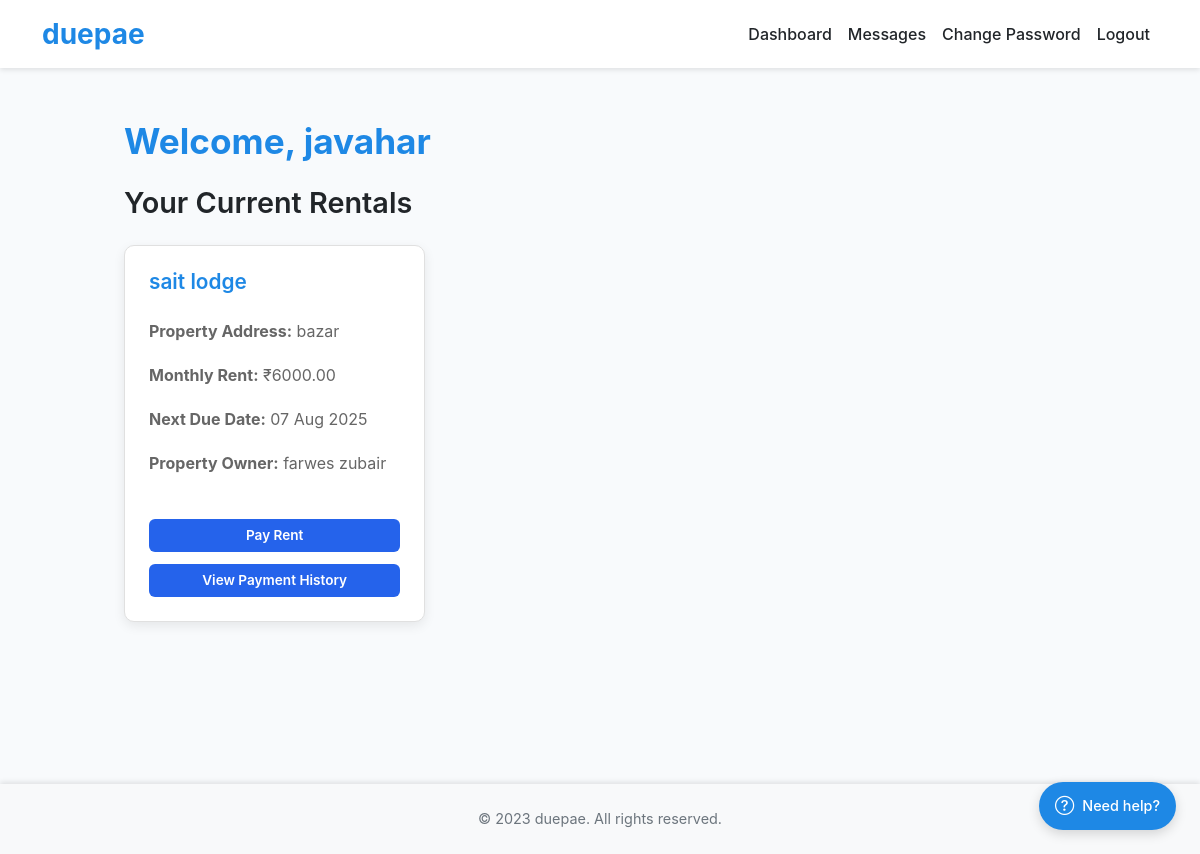
/tenant/dashboard (signed in), run on the app's committed database.
### app.py (models this page shows, shortened)
class User(db.Model):
    id = db.Column(db.Integer, primary_key=True)
    role = db.Column(db.String(20), nullable=False)
    username = db.Column(db.String(80), unique=True, nullable=False)
    full_name = db.Column(db.String(120), nullable=False)
    phone = db.Column(db.String(20), unique=True, nullable=False)
    upi_id = db.Column(db.String(120), nullable=True)
    password_hash = db.Column(db.String(255), nullable=False)
    is_active = db.Column(db.Boolean, default=True)
    subscription_end = db.Column(db.Date, nullable=True)
    whatsapp_enabled = db.Column(db.Boolean, default=True)
    owned_properties = relationship("Property", back_populates="owner")
    tenancies_as_tenant = relationship("Tenancy", foreign_keys="Tenancy.tenant_id", back_populates="tenant")
    tenancies_as_owner = relationship("Tenancy", foreign_keys="Tenancy.owner_id", back_populates="owner_user")
    sent_messages = relationship("Message", foreign_keys="Message.sender_id", back_populates="sender")
    received_messages = relationship("Message", foreign_keys="Message.receiver_id", back_populates="receiver")

class Tenancy(db.Model):
    id = db.Column(db.Integer, primary_key=True)
    owner_id = db.Column(db.Integer, db.ForeignKey('user.id'), nullable=False)
    tenant_id = db.Column(db.Integer, db.ForeignKey('user.id'), nullable=False)
    property_id = db.Column(db.Integer, db.ForeignKey('property.id'), nullable=False)
    rent_amount = db.Column(db.Numeric(10, 2), nullable=False)
    due_date = db.Column(db.Date, nullable=False)
    owner_user = relationship("User", foreign_keys=[owner_id], back_populates="tenancies_as_owner")
    tenant = relationship("User", foreign_keys=[tenant_id], back_populates="tenancies_as_tenant")
    property = relationship("Property", back_populates="tenancies")
    payments = relationship("Payment", back_populates="tenancy")

class Property(db.Model):
    id = db.Column(db.Integer, primary_key=True)
    name = db.Column(db.String(120), nullable=False)
    address = db.Column(db.Text, nullable=True)
    owner_id = db.Column(db.Integer, db.ForeignKey('user.id'), nullable=False)
    owner = relationship("User", back_populates="owned_properties")
    tenancies = relationship("Tenancy", back_populates="property")

### app.py (the view, shortened to what this page needs)
@app.route('/tenant/dashboard')
@tenant_required
@subscription_required
def tenant_dashboard():
    tenancies = Tenancy.query.filter_by(tenant_id=current_user().id).all()
    today = dt.date.today()
    for tenancy in tenancies:
        last_payment = Payment.query.filter_by(
            tenancy_id=tenancy.id,
            status='paid'
        ).order_by(Payment.payment_date.desc()).first()
        if last_payment:
            next_due_date = last_payment.payment_date + dt.timedelta(days=30)
        else:
            next_due_date = tenancy.due_date
    return render_template('tenant/dashboard.html', tenancies=tenancies)

### app.py (called while the page is built)
def current_user():
    if 'user_id' in session:
        return User.query.get(session['user_id'])
    return None

@app.before_request
def load_user():
    g.user = current_user()
    if g.user and g.user.role != 'admin':
        config = SystemConfig.query.first()
        if config and config.require_subscription and not g.user.has_active_subscription:
            flash("Your subscription has expired. Please renew to continue using our services.", "warning")

@app.context_processor
def inject_user():
    config = SystemConfig.query.first() or SystemConfig()
    unread_count = 0
    current_user_obj = current_user()
    if current_user_obj:
        unread_count = db.session.query(Message).filter_by(
            receiver_id=current_user_obj.id,
            is_read=False
        ).count()
    def to_local_time(utc_dt):
        if not utc_dt:
            return ""
        tz = pytz.timezone(app.config['APP_TIMEZONE'])
        return utc_dt.replace(tzinfo=pytz.utc).astimezone(tz)
    return dict(
        user=current_user_obj,
        current_user=current_user_obj,
        datetime=dt.datetime,
        config=config,
        unread_count=unread_count,
        to_local_time=to_local_time
    )

def tenant_required(f):
    @wraps(f)
    def decorated(*args, **kwargs):
        user = current_user()
        if not user or user.role != 'tenant':
            abort(403)
        return f(*args, **kwargs)
    return decorated

def subscription_required(f):
    @wraps(f)
    def decorated(*args, **kwargs):
        user = current_user()
        config = SystemConfig.query.first()
        if not user or user.role == 'admin':
            return f(*args, **kwargs)
        if config and config.require_subscription and not user.has_active_subscription:
            flash("You need an active subscription to access this feature", "danger")
            return redirect(url_for('subscription'))
        return f(*args, **kwargs)
    return decorated

### templates/tenant/dashboard.html (shortened to what this page needs)
{% extends "base.html" %}
{% block extra_css %}
<link rel="stylesheet" href="{{ url_for('static', filename='css/tenant.css') }}">
{% endblock %}
{% block content %}
<div class="dashboard">
    <h1>Welcome, {{ current_user.full_name }}</h1>
    <section class="tenancies-section">
        <h2>Your Current Rentals</h2>
        <div class="tenancy-list">
            {% if tenancies %}
                {% for tenancy in tenancies %}
                <div class="tenancy-card">
                    <h3>{{ tenancy.property.name }}</h3>
                    <p><strong>Property Address:</strong> {{ tenancy.property.address }}</p>
                    <p><strong>Monthly Rent:</strong> ₹{{ tenancy.rent_amount }}</p>
                    <p><strong>Next Due Date:</strong> {{ tenancy.due_date.strftime('%d %b %Y') }}</p>
                    <p><strong>Property Owner:</strong> {{ tenancy.owner_user.full_name }}</p>
                    <div class="actions">
                        <a href="{{ url_for('pay_rent', tenancy_id=tenancy.id) }}" class="btn btn-sm btn-primary">Pay Rent</a>
                        <a href="{{ url_for('tenant_payment_history', tenancy_id=tenancy.id) }}" class="btn btn-sm btn-outline-secondary">View Payment History</a>
                    </div>
                </div>
                {% endfor %}
            {% else %}
                <p>You currently have no active rentals.</p>
            {% endif %}
        </div>
    </section>
</div>
{% endblock %}

### static/css/style.css (style rules this page uses)
:root { --brand-blue: #1E88E5; --brand-green: #43A047; --text-dark: #212529; --footer-bg: #f8f9fa; --footer-text: #6c757d; --blue: #2563eb; --blue-dark: #1e40af; --blue-light: #93c5fd; --accent: #ec4899; --light: #f8fafc; --dark: #1e293b; --gray: #64748b; --success: #10b981; --warning: #f59e0b; }
* { margin: 0; padding: 0; box-sizing: border-box; }
body { padding-top: 4.5rem; font-family: 'Inter', -apple-system, BlinkMacSystemFont, sans-serif; background-color: var(--light); margin: 0; color: var(--dark); line-height: 1.5; }
.btn { width: 100%; padding: 1rem; background-color: var(--blue); color: white; border: none; border-radius: 8px; font-size: 1rem; font-weight: 600; cursor: pointer; transition: all 0.2s ease; }

### static/css/tenant.css (style rules this page uses)
.dashboard { padding: 1.5rem; max-width: 1000px; margin: 0 auto; }
.dashboard h1 { font-size: 2.2rem; font-weight: 700; color: var(--brand-blue); margin-bottom: 1.5rem; }
.tenancies-section { margin-bottom: 2rem; }
.tenancies-section h2 { font-size: 1.8rem; color: var(--text-dark); margin-bottom: 1.5rem; font-weight: 600; }
.tenancy-list { display: grid; grid-template-columns: repeat(auto-fill, minmax(300px, 1fr)); gap: 1.5rem; }
.tenancy-card { background-color: #fff; border: 1px solid #e0e0e0; border-radius: 10px; box-shadow: 0 4px 12px rgba(0,0,0,0.08); padding: 1.5rem; display: flex; flex-direction: column; gap: 0.75rem; }
.tenancy-card h3 { font-size: 1.3rem; font-weight: 600; color: var(--brand-blue); margin-bottom: 0.75rem; }
.tenancy-card p { font-size: 0.95rem; color: #555; margin-bottom: 0.5rem; }
.tenancy-card .actions { margin-top: 1.5rem; display: flex; flex-wrap: wrap; gap: 0.75rem; justify-content: flex-end; }
.btn-sm { padding: 0.4rem 0.8rem; font-size: 0.85rem; border-radius: 6px; }
.tenancy-list p { font-size: 1rem; color: #666; }

### data on the page
User: full_name "javahar"
Tenancy: property.name "sait lodge", property.address "bazar", rent_amount "6000.00", due_date "07 Aug 2025", owner_user.full_name "farwes zubair"
